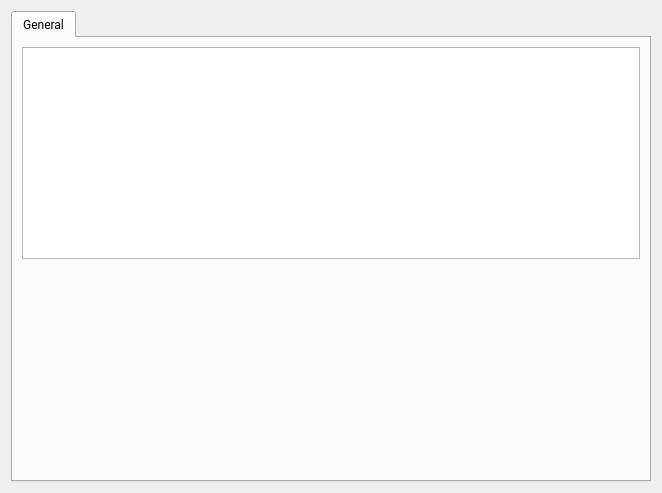
<?xml version="1.0" encoding="UTF-8"?>
<ui version="4.0">
 <class>PageAppPas</class>
 <widget class="QWidget" name="PageAppPas">
  <property name="geometry">
   <rect>
    <x>0</x>
    <y>0</y>
    <width>662</width>
    <height>493</height>
   </rect>
  </property>
  <property name="font">
   <font>
    <family>Roboto</family>
   </font>
  </property>
  <property name="windowTitle">
   <string>Form</string>
  </property>
  <layout class="QVBoxLayout" name="verticalLayout">
   <item>
    <widget class="QTabWidget" name="tabWidget">
     <property name="currentIndex">
      <number>0</number>
     </property>
     <widget class="QWidget" name="tab">
      <attribute name="title">
       <string>General</string>
      </attribute>
      <layout class="QVBoxLayout" name="verticalLayout_2">
       <item>
        <widget class="ParamTable" name="generalTab"/>
       </item>
       <item>
        <spacer name="verticalSpacer">
         <property name="orientation">
          <enum>Qt::Vertical</enum>
         </property>
         <property name="sizeHint" stdset="0">
          <size>
           <width>0</width>
           <height>0</height>
          </size>
         </property>
        </spacer>
       </item>
      </layout>
     </widget>
    </widget>
   </item>
  </layout>
 </widget>
 <customwidgets>
  <customwidget>
   <class>ParamTable</class>
   <extends>QTableWidget</extends>
   <header>widgets/paramtable.h</header>
  </customwidget>
 </customwidgets>
 <resources/>
 <connections/>
</ui>
